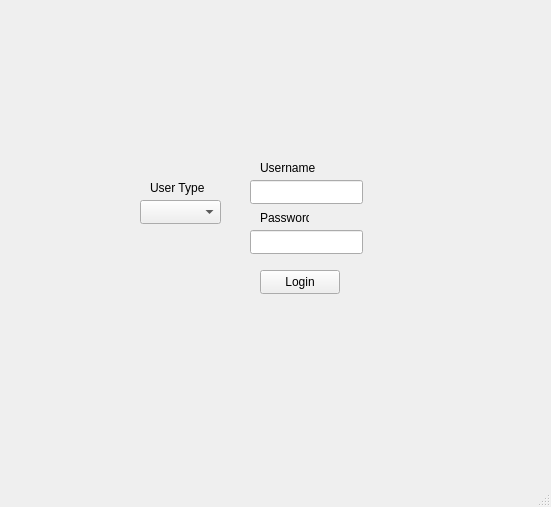
<?xml version="1.0" encoding="UTF-8"?>
<ui version="4.0">
 <class>MainWindow</class>
 <widget class="QMainWindow" name="MainWindow">
  <property name="geometry">
   <rect>
    <x>0</x>
    <y>0</y>
    <width>551</width>
    <height>507</height>
   </rect>
  </property>
  <property name="windowTitle">
   <string>MainWindow</string>
  </property>
  <widget class="QWidget" name="centralwidget">
   <widget class="QPushButton" name="loginButton">
    <property name="geometry">
     <rect>
      <x>260</x>
      <y>270</y>
      <width>80</width>
      <height>24</height>
     </rect>
    </property>
    <property name="text">
     <string>Login</string>
    </property>
   </widget>
   <widget class="QLabel" name="label">
    <property name="geometry">
     <rect>
      <x>260</x>
      <y>160</y>
      <width>61</width>
      <height>16</height>
     </rect>
    </property>
    <property name="text">
     <string>Username</string>
    </property>
   </widget>
   <widget class="QLabel" name="label_2">
    <property name="geometry">
     <rect>
      <x>260</x>
      <y>210</y>
      <width>49</width>
      <height>16</height>
     </rect>
    </property>
    <property name="text">
     <string>Password</string>
    </property>
   </widget>
   <widget class="QLabel" name="label_3">
    <property name="geometry">
     <rect>
      <x>150</x>
      <y>180</y>
      <width>61</width>
      <height>16</height>
     </rect>
    </property>
    <property name="text">
     <string>User Type</string>
    </property>
   </widget>
   <widget class="QComboBox" name="userTypeComboBox">
    <property name="geometry">
     <rect>
      <x>140</x>
      <y>200</y>
      <width>81</width>
      <height>24</height>
     </rect>
    </property>
    <item>
     <property name="text">
      <string/>
     </property>
    </item>
   </widget>
   <widget class="QLineEdit" name="usernameLineEdit">
    <property name="geometry">
     <rect>
      <x>250</x>
      <y>180</y>
      <width>113</width>
      <height>24</height>
     </rect>
    </property>
   </widget>
   <widget class="QLineEdit" name="passwordLineEdit">
    <property name="geometry">
     <rect>
      <x>250</x>
      <y>230</y>
      <width>113</width>
      <height>24</height>
     </rect>
    </property>
    <property name="text">
     <string/>
    </property>
    <property name="echoMode">
     <enum>QLineEdit::EchoMode::Password</enum>
    </property>
   </widget>
  </widget>
  <widget class="QStatusBar" name="statusbar"/>
  <widget class="QMenuBar" name="menubar">
   <property name="geometry">
    <rect>
     <x>0</x>
     <y>0</y>
     <width>551</width>
     <height>21</height>
    </rect>
   </property>
  </widget>
 </widget>
 <resources/>
 <connections/>
</ui>
